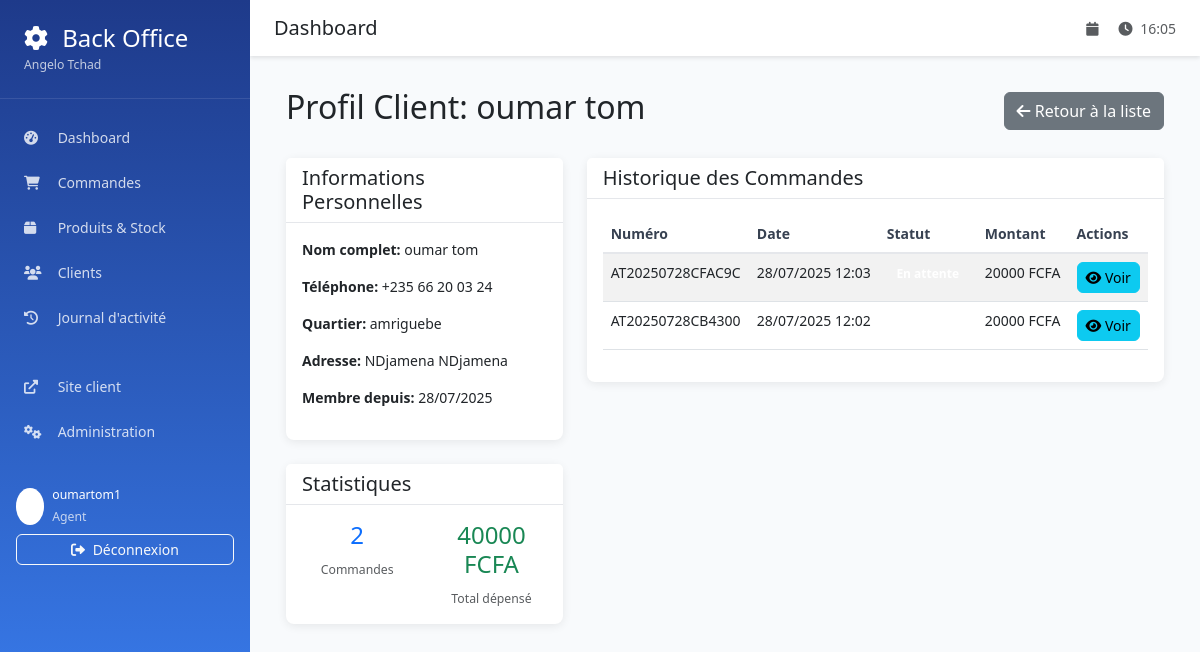
/backoffice/clients/9/ (signed in), run on the app's committed database.
### backoffice/models.py (models this page shows, shortened)
class AgentProfile(models.Model):
    ROLE_CHOICES = [
        ('agent', 'Agent'),
        ('supervisor', 'Superviseur'),
        ('manager', 'Manager'),
        ('admin', 'Administrateur'),
    ]
    user = models.OneToOneField(
        User,
        on_delete=models.CASCADE,
        verbose_name="Utilisateur"
    )
    role = models.CharField(
        max_length=20,
        choices=ROLE_CHOICES,
        default='agent',
        verbose_name="Rôle"
    )
    phone_number = models.CharField(
        max_length=17,
        blank=True,
        verbose_name="Numéro de téléphone"
    )
    is_active = models.BooleanField(default=True, verbose_name="Actif")
    created_at = models.DateTimeField(auto_now_add=True)
    class Meta:
        verbose_name = "Profil Agent"
        verbose_name_plural = "Profils Agents"

### orders/models.py (models this page shows, shortened)
class Client(models.Model):
    first_name = models.CharField(max_length=100, verbose_name="Prénom")
    last_name = models.CharField(max_length=100, verbose_name="Nom")
    phone_regex = RegexValidator(
        regex=r'^\+235\s?\d{2}\s?\d{2}\s?\d{2}\s?\d{2}$',
        message="Le numéro doit être au format: +235 XX XX XX XX"
    )
    phone_number = models.CharField(
        validators=[phone_regex],
        max_length=17,
        verbose_name="Numéro de téléphone"
    )
    neighborhood = models.CharField(max_length=200, verbose_name="Quartier")
    address_details = models.TextField(blank=True, verbose_name="Détails de l'adresse")
    created_at = models.DateTimeField(auto_now_add=True)
    class Meta:
        verbose_name = "Client"
        verbose_name_plural = "Clients"
        ordering = ['last_name', 'first_name']
    @property
    def full_name(self):
        return f"{self.first_name} {self.last_name}"

class Order(models.Model):
    STATUS_CHOICES = [
        ('pending', 'En attente'),
        ('confirmed', 'Confirmée'),
        ('preparing', 'En préparation'),
        ('ready', 'Prête'),
        ('delivered', 'Livrée'),
        ('cancelled', 'Annulée'),
    ]
    order_number = models.CharField(
        max_length=20,
        unique=True,
        verbose_name="Numéro de commande"
    )
    client = models.ForeignKey(
        Client,
        on_delete=models.CASCADE,
        verbose_name="Client"
    )
    status = models.CharField(
        max_length=20,
        choices=STATUS_CHOICES,
        default='pending',
        verbose_name="Statut"
    )
    total_amount = models.DecimalField(
        max_digits=10,
        decimal_places=2,
        default=0,
        verbose_name="Montant total"
    )
    notes = models.TextField(blank=True, verbose_name="Notes")
    created_at = models.DateTimeField(auto_now_add=True, verbose_name="Date de création")
    updated_at = models.DateTimeField(auto_now=True)
    confirmed_at = models.DateTimeField(null=True, blank=True, verbose_name="Date de confirmation")
    delivered_at = models.DateTimeField(null=True, blank=True, verbose_name="Date de livraison")
    assigned_agent = models.ForeignKey(
        User,
        on_delete=models.SET_NULL,
        null=True,
        blank=True,
        verbose_name="Agent assigné"
    )
    stock_deducted = models.BooleanField(default=False, verbose_name="Stock déduit")
    class Meta:
        verbose_name = "Commande"
        verbose_name_plural = "Commandes"
        ordering = ['-created_at']

### backoffice/views.py (the view)
# urls.py: path('clients/<int:client_id>/', views.client_detail, name='client_detail'),
@login_required
def client_detail(request, client_id):
    client = get_object_or_404(Client, id=client_id)
    orders = client.order_set.order_by('-created_at')
    total_orders = orders.count()
    total_spent = orders.aggregate(total=Sum('total_amount'))['total'] or 0
    context = {
        'client': client,
        'orders': orders,
        'total_orders': total_orders,
        'total_spent': total_spent,
    }
    return render(request, 'backoffice/client_detail.html', context)

### templates/backoffice/client_detail.html (shortened to what this page needs)
{% extends 'backoffice/base.html' %}
{% load static %}
{% block content %}
<div class="container-fluid">
    <div class="d-flex justify-content-between align-items-center mb-4">
        <h2>Profil Client: {{ client.full_name }}</h2>
        <a href="{% url 'backoffice:clients_list' %}" class="btn btn-secondary">
            <i class="fas fa-arrow-left"></i> Retour à la liste
        </a>
    </div>
    <div class="row">
        <div class="col-md-4">
            <div class="card mb-4">
                <div class="card-header">
                    <h5 class="mb-0">Informations Personnelles</h5>
                </div>
                <div class="card-body">
                    <p><strong>Nom complet:</strong> {{ client.full_name }}</p>
                    <p><strong>Téléphone:</strong> {{ client.phone_number }}</p>
                    <p><strong>Quartier:</strong> {{ client.neighborhood }}</p>
                    {% if client.address_details %}
                    <p><strong>Adresse:</strong> {{ client.address_details }}</p>
                    {% endif %}
                    <p><strong>Membre depuis:</strong> {{ client.created_at|date:"d/m/Y" }}</p>
                </div>
            </div>
            <div class="card mb-4">
                <div class="card-header">
                    <h5 class="mb-0">Statistiques</h5>
                </div>
                <div class="card-body">
                    <div class="row text-center">
                        <div class="col-6">
                            <div class="border-right">
                                <h4 class="text-primary">{{ total_orders }}</h4>
                                <small class="text-muted">Commandes</small>
                            </div>
                        </div>
                        <div class="col-6">
                            <h4 class="text-success">{{ total_spent|floatformat:0 }} FCFA</h4>
                            <small class="text-muted">Total dépensé</small>
                        </div>
                    </div>
                </div>
            </div>
        </div>
        <div class="col-md-8">
            <div class="card">
                <div class="card-header">
                    <h5 class="mb-0">Historique des Commandes</h5>
                </div>
                <div class="card-body">
                    <div class="table-responsive">
                        <table class="table table-striped">
                            <thead>
                                <tr>
                                    <th>Numéro</th>
                                    <th>Date</th>
                                    <th>Statut</th>
                                    <th>Montant</th>
                                    <th>Actions</th>
                                </tr>
                            </thead>
                            <tbody>
                                {% for order in orders %}
                                <tr>
                                    <td>{{ order.order_number }}</td>
                                    <td>{{ order.created_at|date:"d/m/Y H:i" }}</td>
                                    <td>
                                        <span class="badge badge-{% if order.status == 'pending' %}warning{% elif order.status == 'confirmed' %}info{% elif order.status == 'delivered' %}success{% else %}secondary{% endif %}">
                                        </span>
                                    </td>
                                    <td>{{ order.total_amount|floatformat:0 }} FCFA</td>
                                    <td>
                                        <a href="{% url 'backoffice:order_detail' order.id %}" class="btn btn-sm btn-info">
                                            <i class="fas fa-eye"></i> Voir
                                        </a>
                                    </td>
                                </tr>
                                {% empty %}
                                <tr>
                                    <td colspan="5" class="text-center">Aucune commande trouvée.</td>
                                </tr>
                                {% endfor %}
                            </tbody>
                        </table>
                    </div>
                </div>
            </div>
        </div>
    </div>
</div>
{% endblock %}

### templates/backoffice/base.html (shortened to what this page needs)
<!DOCTYPE html>
<html lang="fr">
<head>
    <link href="https://cdn.jsdelivr.net/npm/bootstrap@5.3.0/dist/css/bootstrap.min.css" rel="stylesheet">
    <link href="https://cdnjs.cloudflare.com/ajax/libs/font-awesome/6.0.0/css/all.min.css" rel="stylesheet">
</head>
<body>
    <nav class="sidebar" id="sidebar">
        <div class="sidebar-header">
            <h4 class="mb-0">
                <i class="fas fa-cog me-2"></i>
                Back Office
            </h4>
            <small class="text-light opacity-75">Angelo Tchad</small>
        </div>
        <ul class="nav flex-column sidebar-nav">
            <li class="nav-item">
                <a class="nav-link {% if request.resolver_match.url_name == 'dashboard' %}active{% endif %}"
                   href="{% url 'backoffice:dashboard' %}">
                    <i class="fas fa-tachometer-alt"></i>
                    Dashboard
                </a>
            </li>
            <li class="nav-item">
                <a class="nav-link {% if 'orders' in request.resolver_match.url_name %}active{% endif %}"
                   href="{% url 'backoffice:orders_list' %}">
                    <i class="fas fa-shopping-cart"></i>
                    Commandes
                </a>
            </li>
            <li class="nav-item">
                <a class="nav-link {% if 'products' in request.resolver_match.url_name %}active{% endif %}"
                   href="{% url 'backoffice:products_list' %}">
                    <i class="fas fa-box"></i>
                    Produits & Stock
                </a>
            </li>
            <li class="nav-item">
                <a class="nav-link {% if 'clients' in request.resolver_match.url_name %}active{% endif %}"
                   href="{% url 'backoffice:clients_list' %}">
                    <i class="fas fa-users"></i>
                    Clients
                </a>
            </li>
            <li class="nav-item">
                <a class="nav-link {% if request.resolver_match.url_name == 'activity_log' %}active{% endif %}"
                   href="{% url 'backoffice:activity_log' %}">
                    <i class="fas fa-history"></i>
                    Journal d'activité
                </a>
            </li>
            <li class="nav-item mt-4">
                <a class="nav-link" href="{% url 'orders:home' %}" target="_blank">
                    <i class="fas fa-external-link-alt"></i>
                    Site client
                </a>
            </li>
            <li class="nav-item">
                <a class="nav-link" href="/admin/" target="_blank">
                    <i class="fas fa-cogs"></i>
                    Administration
                </a>
            </li>
        </ul>
        <div class="mt-auto p-3">
            <div class="d-flex align-items-center mb-2">
                <div class="bg-white bg-opacity-20 rounded-circle p-2 me-2">
                    <i class="fas fa-user"></i>
                </div>
                <div>
                    <small class="d-block">{{ user.get_full_name|default:user.username }}</small>
                    <small class="text-light opacity-75">{{ user.agentprofile.get_role_display }}</small>
                </div>
            </div>
            <a href="{% url 'backoffice:logout' %}" class="btn btn-outline-light btn-sm w-100">
                <i class="fas fa-sign-out-alt me-1"></i>
                Déconnexion
            </a>
        </div>
    </nav>
    <div class="main-content">
        <div class="top-navbar d-flex justify-content-between align-items-center">
            <div class="d-flex align-items-center">
                <h5 class="mb-0">{% block page_title %}Dashboard{% endblock %}</h5>
            </div>
            <div class="d-flex align-items-center">
                <span class="text-muted me-3">
                    <i class="fas fa-calendar me-1"></i>
                </span>
                <span class="text-muted">
                    <i class="fas fa-clock me-1"></i>
                    <span id="current-time"></span>
                </span>
            </div>
        </div>
        <div class="content-wrapper">
            {% block content %}{% endblock %}
        </div>
    </div>
</body>
</html>

### templates/backoffice/base.html (style rules this page uses)
:root { --primary-color: #1e3a8a; --secondary-color: #f8fafc; --accent-color: #3b82f6; --success-color: #10b981; --warning-color: #f59e0b; --danger-color: #ef4444; --sidebar-width: 250px; }
body { font-family: 'Segoe UI', Tahoma, Geneva, Verdana, sans-serif; background-color: var(--secondary-color); font-size: 14px; }
.sidebar { position: fixed; top: 0; left: 0; height: 100vh; width: var(--sidebar-width); background: linear-gradient(180deg, var(--primary-color), var(--accent-color)); color: white; z-index: 1000; transition: transform 0.3s ease; }
.sidebar-header { padding: 1.5rem; border-bottom: 1px solid rgba(255,255,255,0.1); }
.sidebar-nav { padding: 1rem 0; }
.sidebar-nav .nav-link { color: rgba(255,255,255,0.8); padding: 0.75rem 1.5rem; border: none; transition: all 0.3s ease; }
.sidebar-nav .nav-link i { width: 20px; margin-right: 10px; }
.main-content { margin-left: var(--sidebar-width); min-height: 100vh; transition: margin-left 0.3s ease; }
.top-navbar { background-color: white; box-shadow: 0 2px 4px rgba(0,0,0,0.1); padding: 1rem 1.5rem; margin-bottom: 2rem; }
.content-wrapper { padding: 0 1.5rem 2rem; }
.card { border: none; box-shadow: 0 2px 10px rgba(0,0,0,0.08); border-radius: 8px; }
.card-header { background-color: white; border-bottom: 1px solid #e5e7eb; font-weight: 600; }
.table th { font-weight: 600; color: #374151; border-bottom: 2px solid #e5e7eb; }
.badge { font-size: 0.75rem; padding: 0.4em 0.8em; }
.btn { border-radius: 6px; font-weight: 500; }

### data on the page
Client: full_name "oumar tom", phone_number "+235 66 20 03 24", neighborhood "amriguebe", address_details "NDjamena NDjamena", created_at "28/07/2025"
Order: order_number "AT20250728CFAC9C", created_at "28/07/2025 12:03", total_amount "20000"
Order: order_number "AT20250728CB4300", created_at "28/07/2025 12:02", total_amount "20000"

### other printed values
{{ user.get_full_name|default:user.username }} "oumartom1"
{{ user.agentprofile.get_role_display }} "Agent"
{{ total_orders }} "2"
{{ total_spent|floatformat:0 }} "40000"
